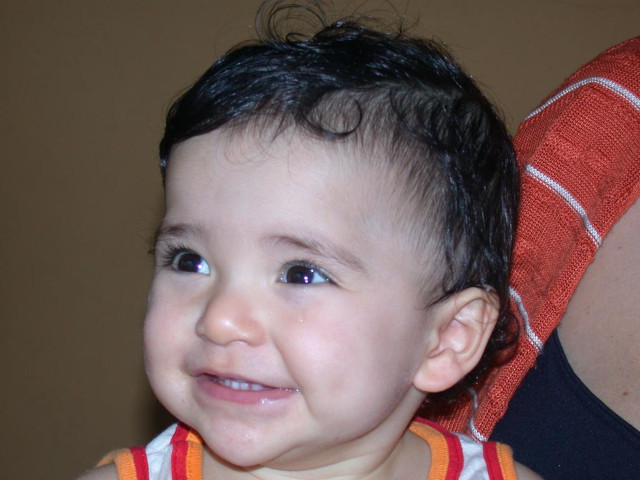
#> input picture codes/PartI/Topico4/biel.jpg, 640 x 480 px, given in place of the camera
$ python histogram.py
#> lines starting #> are read from the running program, lines starting #| are printed output that depends on the picture; after the words box and inside, x2 and y2 are one past the last pixel; in counts of white or black regions, pixels touching at a corner belong together
import cv2
import numpy as np

# Inicializa a captura de vídeo a partir da câmera padrão (0)
cap = cv2.VideoCapture(0)

# Verifica se a câmera foi aberta corretamente
if not cap.isOpened():
    print("Câmera indisponível")
    exit()

# Define a largura e altura desejadas para o vídeo
cap.set(cv2.CAP_PROP_FRAME_WIDTH, 640)
cap.set(cv2.CAP_PROP_FRAME_HEIGHT, 480)
width = int(cap.get(cv2.CAP_PROP_FRAME_WIDTH))
height = int(cap.get(cv2.CAP_PROP_FRAME_HEIGHT))

# Exibe a largura e altura do vídeo
print("Largura =", width)
print("Altura =", height)

# Número de bins para o histograma e faixa de valores
nbins = 64
range_ = [0, 255]

# Define se o histograma será uniforme e se será acumulado
uniform = True
accumulate = False

# Largura e altura do histograma
histw = nbins
histh = nbins // 2

while True:
    # Captura um quadro do vídeo
    ret, frame = cap.read()
#> frame is the input picture: shape (480, 640, 3); mean B, G, R 89.9, 92.5, 114.1

    # Sai do loop se não houver mais quadros
    if not ret:
        break

    # Divide o quadro em canais de cores (R, G, B)
    planes = cv2.split(frame)

    # Calcula o histograma para cada canal de cor
    histR = cv2.calcHist([planes[0]], [0], None, [nbins], range_, accumulate=accumulate)
#> histR = 64 values, max 34421 at index 14, min 43 at index 63, mean 4799.4
    histG = cv2.calcHist([planes[1]], [0], None, [nbins], range_, accumulate=accumulate)
#> histG = 64 values, max 32635 at index 18, min 0 at index 62, mean 4800
    histB = cv2.calcHist([planes[2]], [0], None, [nbins], range_, accumulate=accumulate)
#> histB = 64 values, max 28983 at index 21, min 18 at index 63, mean 4799.7

    # Normaliza os histogramas para o intervalo de exibição
    cv2.normalize(histR, histR, 0, histh, cv2.NORM_MINMAX)
    cv2.normalize(histG, histG, 0, histh, cv2.NORM_MINMAX)
    cv2.normalize(histB, histB, 0, histh, cv2.NORM_MINMAX)

    # Cria imagens vazias para exibir os histogramas
    histImgR = np.zeros((histh, histw, 3), dtype=np.uint8)
    histImgG = np.zeros((histh, histw, 3), dtype=np.uint8)
    histImgB = np.zeros((histh, histw, 3), dtype=np.uint8)

    # Desenha as linhas do histograma em cada imagem
    for i in range(1, nbins):
        cv2.line(histImgR, (i - 1, histh - int(histR[i - 1])), (i, histh - int(histR[i])), (0, 0, 255), 1, 8, 0)
        cv2.line(histImgG, (i - 1, histh - int(histG[i - 1])), (i, histh - int(histG[i])), (0, 255, 0), 1, 8, 0)
        cv2.line(histImgB, (i - 1, histh - int(histB[i - 1])), (i, histh - int(histB[i])), (255, 0, 0), 1, 8, 0)
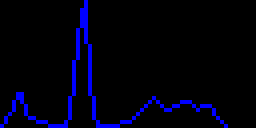
#> histImgB: shape (32, 64, 3) (shown 4 times larger); mean of channels 0, 1, 2 14.8, 0, 0; drawn as B, G, R
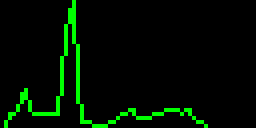
#> histImgG: shape (32, 64, 3) (shown 4 times larger); mean of channels 0, 1, 2 0, 14.1, 0; drawn as B, G, R
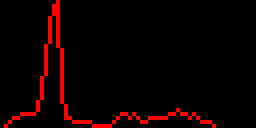
#> histImgR: shape (32, 64, 3) (shown 4 times larger); mean of channels 0, 1, 2 0, 0, 12.7; drawn as B, G, R

    # Redimensiona os histogramas para terem as mesmas dimensões da região onde serão copiados
    histImgR = cv2.resize(histImgR, (nbins, histh))
    histImgG = cv2.resize(histImgG, (nbins, histh))
    histImgB = cv2.resize(histImgB, (nbins, histh))

    # Empilha as imagens dos histogramas em uma única imagem
    histImg = np.vstack((histImgR, histImgG, histImgB))
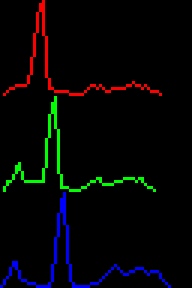
#> histImg: shape (96, 64, 3) (shown 3 times larger); mean of channels 0, 1, 2 4.9, 4.7, 4.2; drawn as B, G, R

    # Adiciona a imagem do histograma à imagem original
    frame[0:3 * histh, 0:nbins] = histImg  # Ajusta a região da imagem onde o histograma será copiado
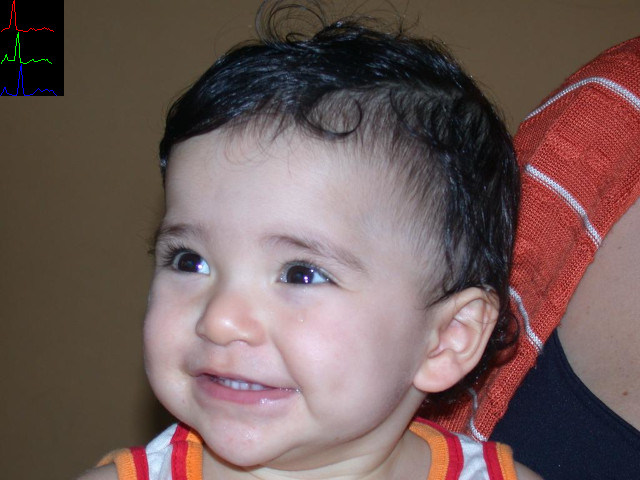
#> frame: shape (480, 640, 3); 2% of pixels changed, all inside (x1, y1, x2, y2) = (0, 0, 64, 96)

    # Exibe o vídeo com o histograma
    cv2.imshow("image", frame)

    # Sai do loop se a tecla 'Esc' for pressionada
    if cv2.waitKey(30) == 27:
#> (key Esc is pressed here)
        break

# Libera a câmera e fecha todas as janelas
cap.release()
cv2.destroyAllWindows()

$ run again, on codes/PartI/Topico4/sushi.jpg
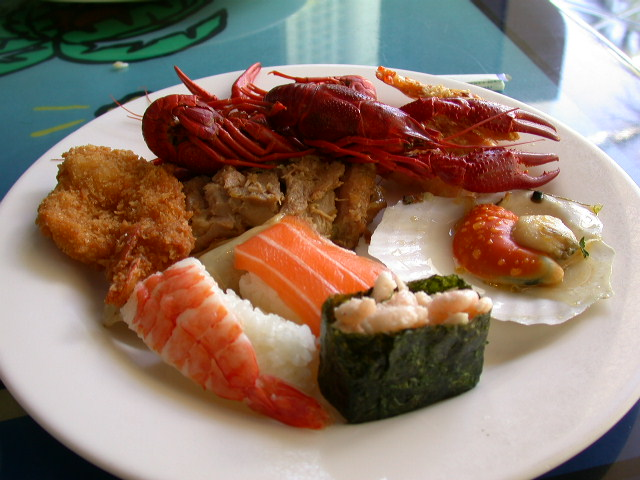
#> input picture codes/PartI/Topico4/sushi.jpg, 640 x 480 px, given in place of the camera
#> frame is the input picture: shape (480, 640, 3); mean B, G, R 106.3, 120.1, 142.2
#> histR = 64 values, max 37715 at index 0, min 821 at index 59, mean 4741.4
#> histG = 64 values, max 18777 at index 52, min 1276 at index 59, mean 4780.2
#> histB = 64 values, max 22366 at index 54, min 2237 at index 63, mean 4760.7
#> `histImg = np.vstack((histImgR, histImgG, histImgB))`:
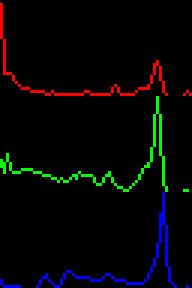
#> histImg: shape (96, 64, 3) (shown 3 times larger); mean of channels 0, 1, 2 4.3, 4.9, 4.1; drawn as B, G, R
#> `frame[0:3 * histh, 0:nbins] = histImg`:
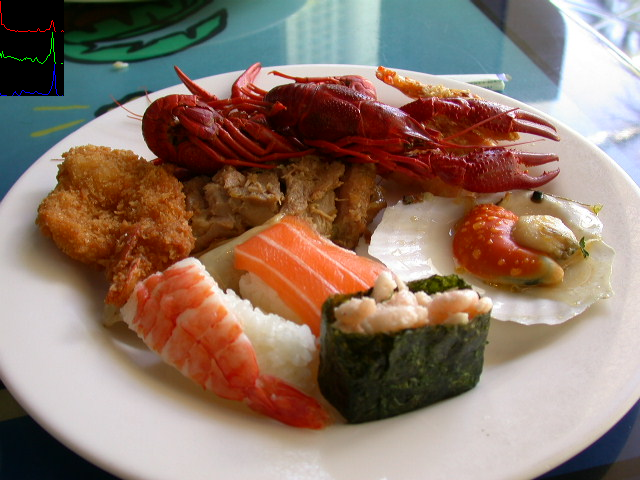
#> frame: shape (480, 640, 3); 2% of pixels changed, all inside (x1, y1, x2, y2) = (0, 0, 64, 96)
